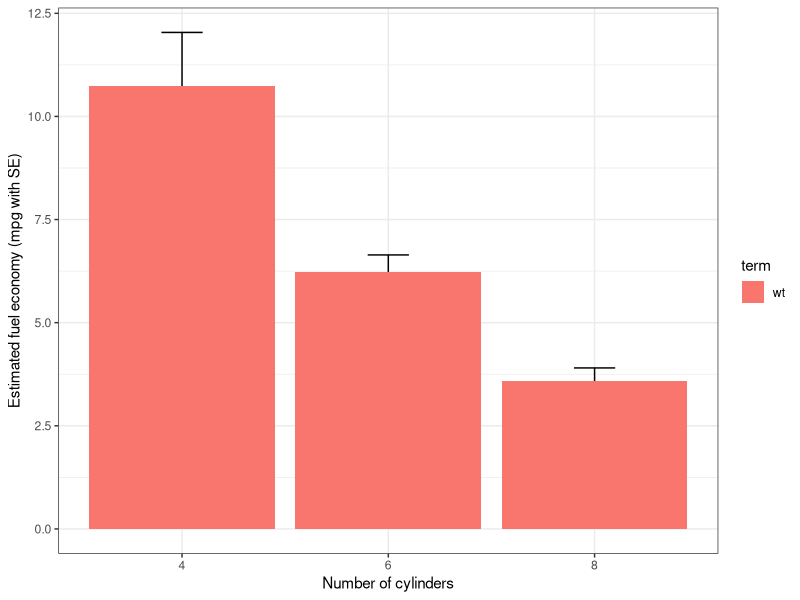
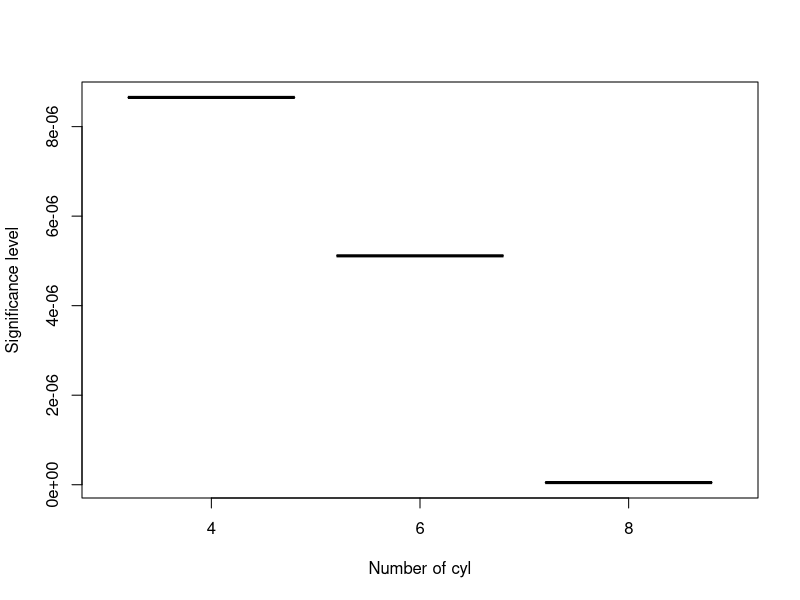

Source code (R) for these figures, in order:
### Code for R for Data Science Workshop

## Jan 2018


library(tidyverse)  # load tidyverse packages

data(mtcars) # load dataset

head(mtcars) # look at data

mtcars # all data

# the old way to look at models
fit <- lm(mpg~wt, data=mtcars) # fit the linear model
summary(fit) # get the summary

# we can use a new library to clean this up
library(broom)

# the new way to look at models
fit <- lm(mpg~wt, data=mtcars) # fit the model exactly the same way
tidy(fit) # clean up the model fit object
glance(fit) # take a look at it



# A more realistic example: split a data frame into pieces, fit a
#   model to each piece, summarise and extract R^2
# This uses a pipe from dplyr to make the code easier to read


mtcars %>%
  split(.$cyl) %>%
  map(~ lm(mpg ~ wt, data = .x)) %>%
  map(summary) %>%
  map_dbl("r.squared")

# the output is the r.squared values for the each of the different
#   cylinder types (4 cyl, 5 cyl, and 8 cyl)
unique(mtcars$cyl)

#  We can also use this process to store the model outputs in a dataframe

# If each element of the output is a data frame, use
# map_df to row-bind them together:
foo <- mtcars %>%
  split(.$cyl) %>%
  map(~ lm(mpg ~ wt, data = .x)) %>%
  map_df(~ as.data.frame(t(as.matrix(coef(.)))))

foo # to look at output


# but there is an easier way to do this that is much easier to read
#     and gives us a little more output

library(broom)

foo2 <- mtcars %>% group_by(cyl) %>% do(tidy(lm(mpg ~ wt-1, .)))

foo2 # read the output as a tibble

# this can then be easily plotted
ggplot(foo2, aes(as.factor(cyl),estimate, fill=term)) +
  theme_bw() +
  xlab("Number of cylinders") + ylab("Estimated fuel economy (mpg with SE)") +
  geom_errorbar(aes(ymin=estimate-std.error, ymax=estimate+std.error), width=.2, position=position_dodge(.9)) +
  geom_bar(stat="identity",position=position_dodge())


#####################################################################################


# as a function
  

red.plot <- function(x,y,...){
  plot(as.factor(x),y, ...) 
}
  
red.plot(foo2$cyl,foo2$p.value, beside=TRUE, xlab="Number of cyl", ylab="Significance level")



